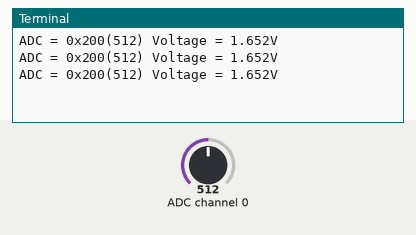
Bench run of a program on a simulated Raspberry Pi (BCM pin numbers). Parts: the last lines printed to the terminal. The inputs (shaded band) are chosen by the test bench; at power-on: ADC channel 0 = 512 (analog values on the 0–1023 scale).

Above: at 1.2 s.
1.3 s: ADC channel 0 set to 716
At 1.9 s:
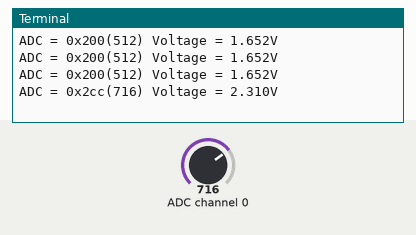
3.0 s: ADC channel 0 set to 511
At 3.4 s:
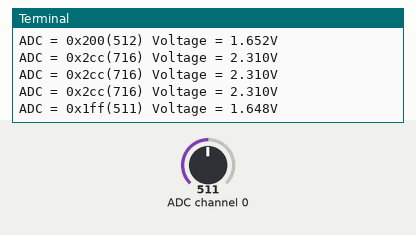
4.5 s: ADC channel 0 set to 122
At 4.9 s:
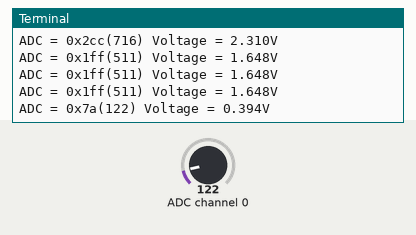

The program:

mcp3008.py
```python
import spidev, time
def analog_read(channel):
    # 매개변수 (시작비트, 채널, 자릿수 맞춤 위치), 리턴값 : 아날로그 값
    r = spi.xfer2([1, (0x08+channel)<<4, 0])
    adc_out = ((r[1]&0x03)<<8) + r[2] # 수신 데이터 결합
    return adc_out

spi = spidev.SpiDev()
spi.open(0,0) # (버스, 디바이스)
spi.mode = 3
spi.max_speed_hz = 1000000

while True:
    adc = analog_read(0)
    voltage = adc*3.3/1023
    print("ADC = %s(%d) Voltage = %.3fV" % (hex(adc), adc, voltage))
    time.sleep(0.5)
```

Measured:
- after the input at 1.3 s, the terminal: prints a new line after 0.20 s (image 1)
- after the input at 3.0 s, the terminal: prints a new line at once (image 2)
- after the input at 4.5 s, the terminal: prints a new line at once (image 3)
